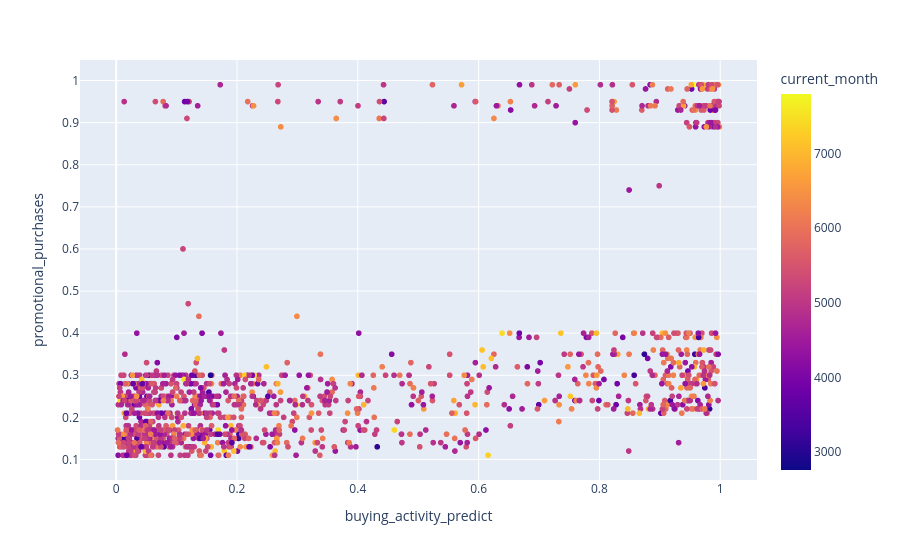

Notebook code cell kept with this figure:
### Code cell
# current_month
fig = px.scatter(market_pivot, x="buying_activity_predict", y="promotional_purchases", color="current_month")
fig.show()

### Figure 1 — Plotly figure (JSON) as saved in the notebook; plotly's stock layout.template omitted (floating-point values rounded to 4 significant figures; data arrays with more than 128 entries replaced by an {"elided": "..."} marker saying what was removed)
{"data": [{"hovertemplate": "buying_activity_predict=%{x}<br>promotional_purchases=%{y}<br>current_month=%{marker.color}<extra></extra>", "legendgroup": "", "marker": {"color": {"elided": "1296 float values"}, "coloraxis": "coloraxis", "symbol": "circle"}, "mode": "markers", "name": "", "showlegend": false, "type": "scattergl", "x": {"elided": "1296 float values"}, "xaxis": "x", "y": {"elided": "1296 float values"}, "yaxis": "y"}], "layout": {"coloraxis": {"colorbar": {"title": {"text": "current_month"}}, "colorscale": [[0, "#0d0887"], [0.1111, "#46039f"], [0.2222, "#7201a8"], [0.3333, "#9c179e"], [0.4444, "#bd3786"], [0.5556, "#d8576b"], [0.6667, "#ed7953"], [0.7778, "#fb9f3a"], [0.8889, "#fdca26"], [1, "#f0f921"]]}, "legend": {"tracegroupgap": 0}, "margin": {"t": 60}, "xaxis": {"anchor": "y", "domain": [0, 1], "title": {"text": "buying_activity_predict"}}, "yaxis": {"anchor": "x", "domain": [0, 1], "title": {"text": "promotional_purchases"}}}}
